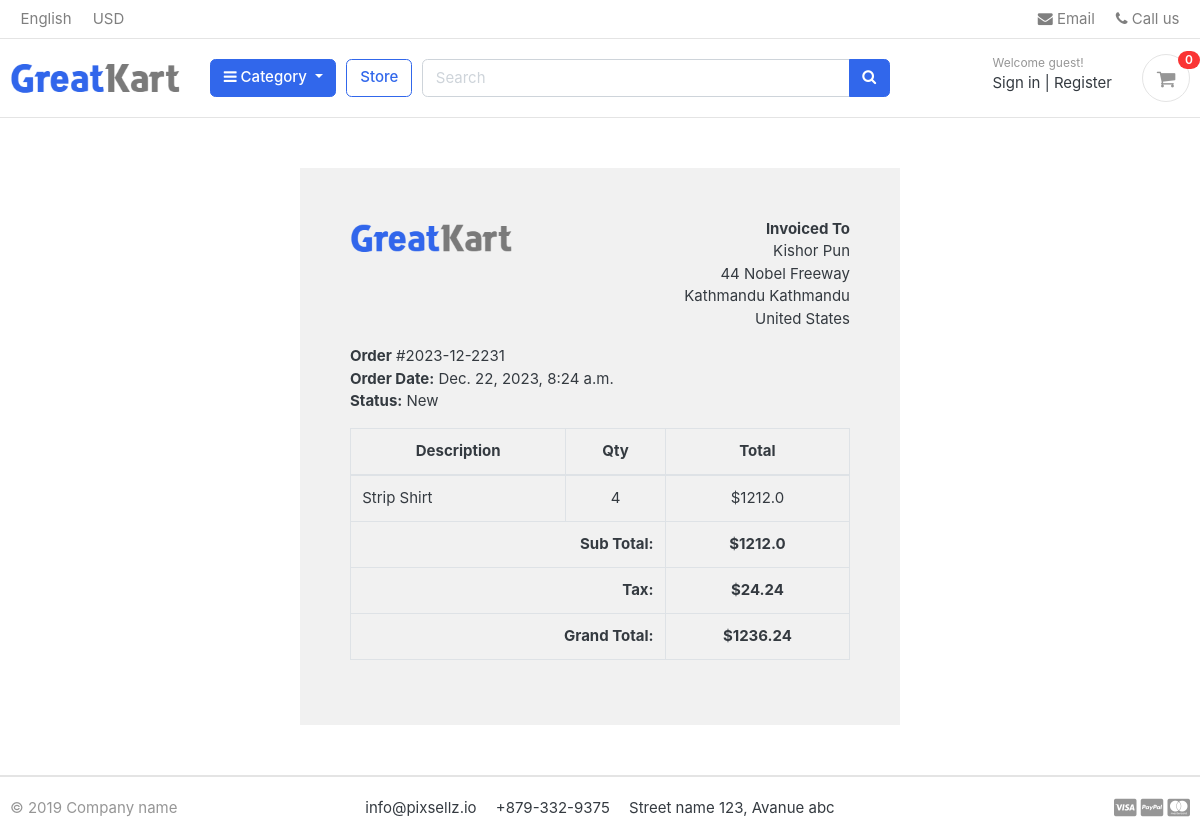
The page /accounts/order_detail/2023-12-2231 on the database its author committed.
### orders/models.py (models this page shows, shortened)
class Order(models.Model):
    user = models.ForeignKey(Account, on_delete=models.SET_NULL, null=True, blank=True)
    payment = models.ForeignKey(Payment, on_delete=models.SET_NULL, blank=True, null=True)
    order_number = models.CharField(max_length=20)
    first_name = models.CharField(max_length=50, null=True, blank=True)
    last_name = models.CharField(max_length=50, null=True, blank=True)
    username = models.CharField(max_length=50, unique=True, blank=True, null=True)
    email = models.EmailField()
    phone_number = models.CharField(max_length=15, null=True, blank=True)
    address_line_1 = models.CharField(max_length=100)
    address_line_2 = models.CharField(max_length=100, null=True, blank=True)
    country = models.CharField(max_length=50)
    state = models.CharField(max_length=50)
    city = models.CharField(max_length=50)
    order_note = models.TextField()
    order_total = models.FloatField(max_length=60)
    tax = models.FloatField()
    status = models.CharField(max_length=10, choices=(
        ('New', 'New'),
        ('Accepted', 'Accepted'),
        ('Completed', 'Completed'),
        ('Cancelled', 'Cancelled'),
    ), default='New')
    ip = models.CharField(max_length=20, null=True, blank=True)
    is_order = models.BooleanField(default=False)
    created_at = models.DateTimeField(auto_now_add=True)
    updated_at = models.DateTimeField(auto_now=True)

class OrderProduct(models.Model):
    order = models.ForeignKey(Order, on_delete=models.CASCADE)
    payment = models.ForeignKey(Payment, on_delete=models.SET_NULL, blank=True, null=True)
    user = models.ForeignKey(Account, on_delete=models.CASCADE)
    product = models.ForeignKey(Product, on_delete=models.CASCADE)
    variation = models.ManyToManyField(Variation, blank=True, null=True)
    quantity = models.IntegerField()
    product_price = models.FloatField()
    ordered = models.BooleanField(default=False)
    created_at = models.DateTimeField(auto_now_add=True)
    updated_at = models.DateTimeField(auto_now=True)
    def sub_total(self):
        return self.product_price * self.quantity

### store/models.py (models this page shows, shortened)
class Product(models.Model):
    product_name = models.CharField(max_length=200, unique=True, help_text="Name of the product")
    slug = models.SlugField(max_length=200 , unique=True, help_text="Slug of the product")
    description = models.TextField(blank=True, null=True, help_text="Description of the product")
    price = models.DecimalField(max_digits=5, decimal_places=2, help_text="Price of the product")
    images = models.ImageField(upload_to='photos/products/', help_text="Image of the product")
    stock = models.IntegerField(null=True, help_text="Stock of the product")
    is_available = models.BooleanField(default=True, null=True, help_text="Availability of the product")
    category = models.ForeignKey(Category, on_delete=models.CASCADE, help_text="Category of the product")
    created_at = models.DateTimeField(auto_now_add=True)
    updated_at = models.DateTimeField(auto_now=True)
    class Meta:
        ordering = ('-id',)
        verbose_name = 'product'
        verbose_name_plural = 'products'

### accounts/views.py (the view)
# urls.py: path('order_detail/<order_number>', order_detail, name='order_detail'),
def order_detail(request, order_number):
    order = Order.objects.get(order_number=order_number)
    orderProduct = OrderProduct.objects.filter(order_id = order.id)
    total = 0
    for item in orderProduct:
        total += item.quantity* item.product_price
    context = {
        'order': order,
        'orderProduct': orderProduct,
        'total':total,
    }
    return render(request, 'front/accounts/order_detail.html', context)

### carts/contex_processors.py (called while the page is built)
def counter(request):
    cart_count =0
    if 'admin' in request.path:
        return {}
    else:
        try:
            cart= Cart.objects.filter(cart_id=_cart_id(request))
            if request.user.is_authenticated:
                cart_items = CartItem.objects.all().filter(user=request.user)
            else:
                cart_items = CartItem.objects.all().filter(cart=cart[:1])
            for  cart_item in cart_items:
                cart_count = cart_count +cart_item.quantity
        except Cart.DoesNotExist:
            cart_count = 0
    return  dict(cart_count=cart_count,)

### carts/views.py (called while the page is built)
def _cart_id(request):
    cart = request.session.session_key
    if not cart:
        cart = request.session.create()
    return cart

### category/contex_processors.py (called while the page is built)
def menu_links(request):
    links = Category.objects.all()
    return {'links':links}

### category/models.py (called while the page is built)
    def get_url(self):
        return reverse('product_by_category', args=[self.slug])

### templates/front/accounts/order_detail.html (shortened to what this page needs)
{% extends "front/layouts/base.html" %}
{% load static %}
{% block content %}
<div class="container" style="margin: 0 auto;width: 50%;padding: 50px;background: #f1f1f1;margin-top: 50px;margin-bottom: 50px;">
    <div class="row invoice row-printable">
        <div class="col-md-12">
            <div class="panel panel-default plain" id="dash_0">
                <div class="panel-body p30">
                    <div class="row">
                        <div class="col-lg-6">
                            <div class="invoice-logo"><img src="{% static 'front/images/logo.png' %}" alt="Invoice logo" style="max-height: 40px;"></div>
                        </div>
                        <div class="col-lg-6">
                            <div class="invoice-from">
                                <ul class="list-unstyled text-right">
                                    <li><strong>Invoiced To</strong></li>
                                    <li>{{order.first_name}} {{order.last_name}}</li>
                                    <li>{{order.address_line_1}}</li>
                                    <li>{{order.state}} {{order.city}}</li>
                                    <li>{{order.country}}</li>
                                </ul>
                            </div>
                        </div>
                        <div class="col-lg-12">
                            <div class="invoice-details mt25">
                                <div class="well">
                                    <ul class="list-unstyled mb0">
                                        <li><strong>Order</strong> #{{order.order_number}}</li>
                                        <li><strong>Order Date:</strong> {{order.created_at}}</li>
                                        <li><strong>Status:</strong> {{order.status}}</li>
                                    </ul>
                                </div>
                            </div>
                            <div class="invoice-items">
                                <div class="table-responsive" style="overflow: hidden; outline: none;" tabindex="0">
                                    <table class="table table-bordered">
                                        <thead>
                                            <tr>
                                                <th class="per70 text-center">Description</th>
                                                <th class="per5 text-center">Qty</th>
                                                <th class="per25 text-center">Total</th>
                                            </tr>
                                        </thead>
                                        <tbody>
                                            {% for item in orderProduct  %}
                                                <tr>
                                                    <td>{{item.product.product_name}}</td>
                                                    <td class="text-center">{{item.quantity}}</td>
                                                    <td class="text-center">${{item.sub_total}}</td>
                                                </tr>
                                            {% endfor %}
                                        </tbody>
                                        <tfoot>
                                            <tr>
                                                <th colspan="2" class="text-right">Sub Total:</th>
                                                <th class="text-center">${{total}}</th>
                                            </tr>
                                            <tr>
                                                <th colspan="2" class="text-right">Tax:</th>
                                                <th class="text-center">${{order.tax}}</th>
                                            </tr>
                                            <tr>
                                                <th colspan="2" class="text-right">Grand Total:</th>
                                                <th class="text-center">${{order.order_total}}</th>
                                            </tr>
                                        </tfoot>
                                    </table>
                                </div>
                            </div>
                        </div>
                    </div>
                </div>
            </div>
        </div>
    </div>
</div>
{% endblock %}

### static/front/css/ui.css (style rules this page uses)
html { font-family: "Inter", sans-serif; font-size: 15px; }
[class*=list-] li:after { visibility: hidden; display: block; content: ""; overflow: hidden; height: 0; clear: both; }

### rows shown on the page
Order: first_name "Kishor", last_name "Pun", address_line_1 "44 Nobel Freeway", state "Kathmandu", city "Kathmandu", country "United States", order_number "2023-12-2231", created_at "Dec. 22, 2023, 8:24 a.m.", status "New", tax "24.24", order_total "1236.24"
OrderProduct: product.product_name "Strip Shirt", quantity "4", sub_total "1212.0"

### other values the page prints
{{ cart_count }} "0"
{{ total }} "1212.0"
